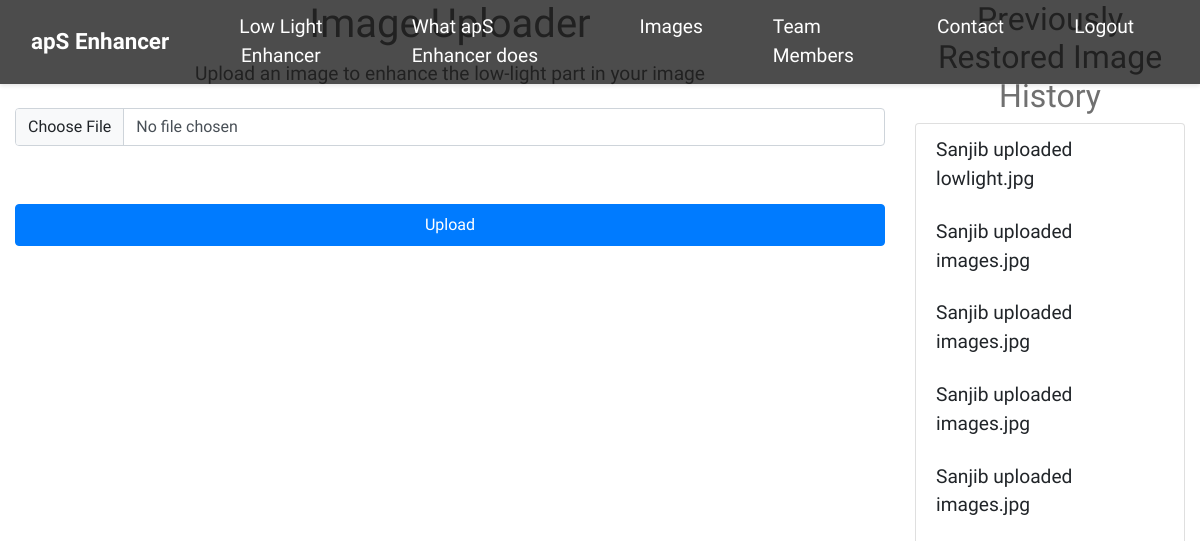
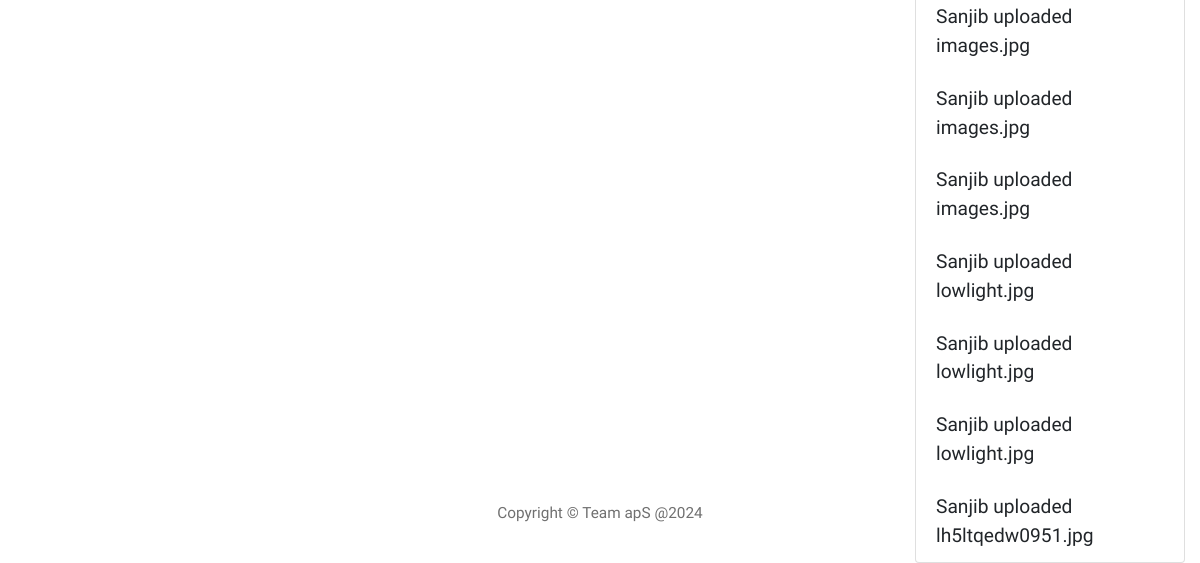
The page /home (signed in) on the database as committed earlier (2 pictures, top to bottom).
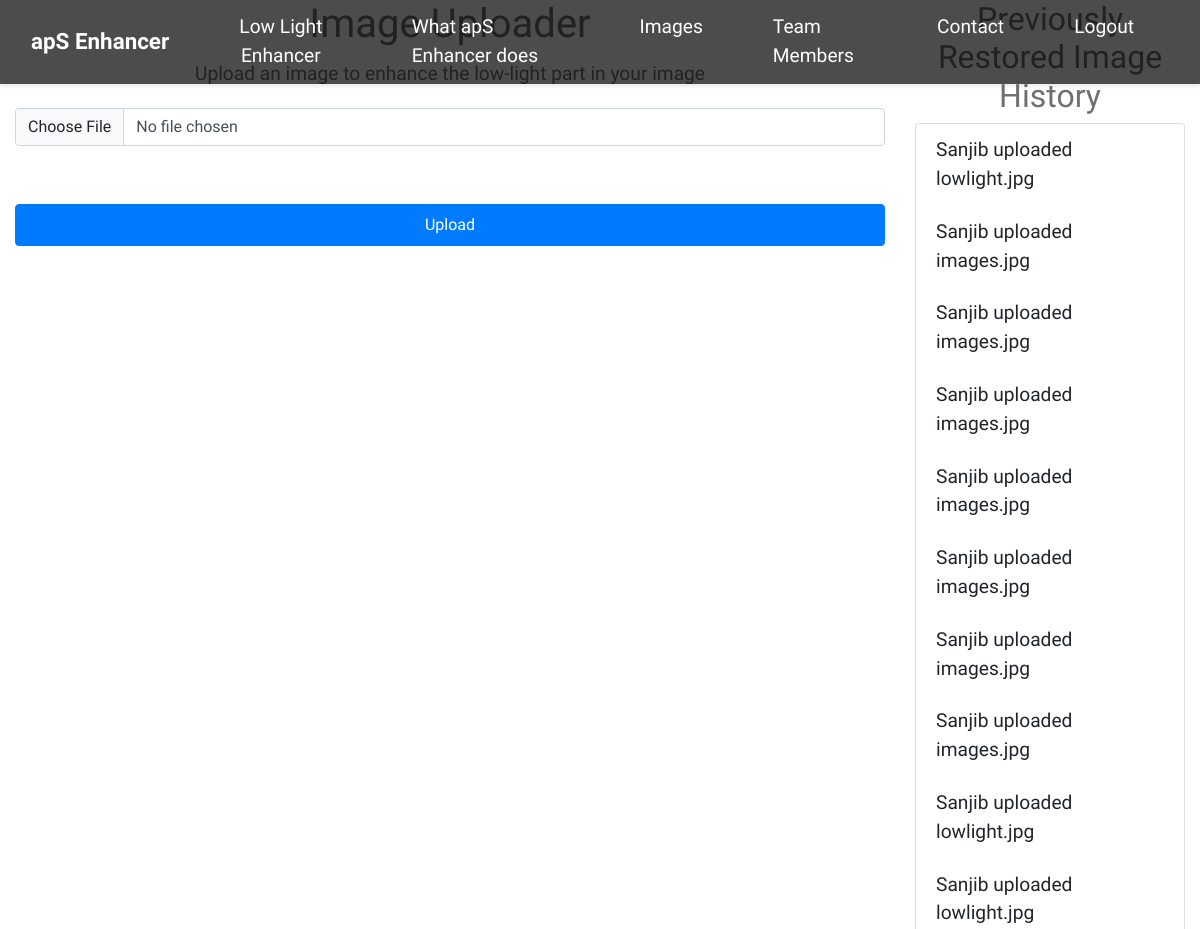
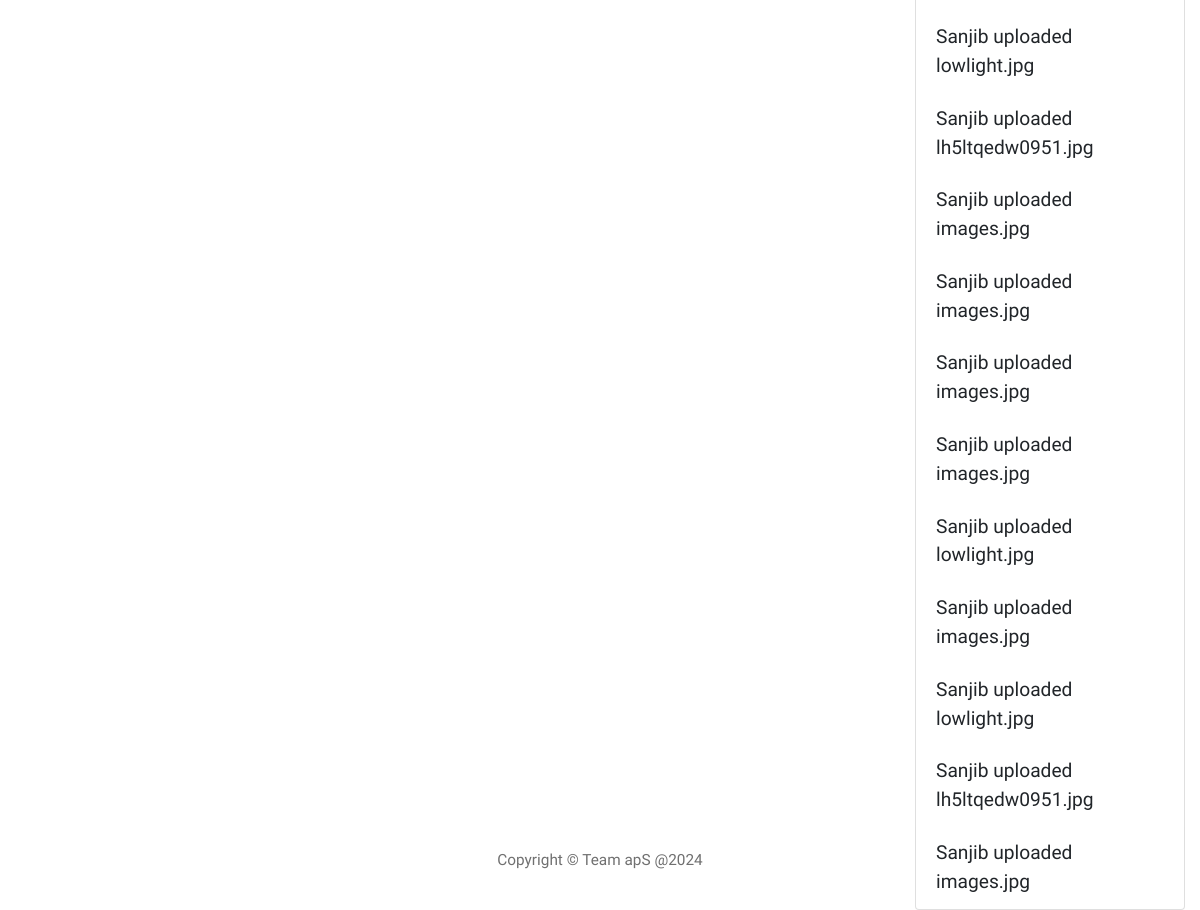
The same page on the database as committed later (2 pictures, top to bottom).
### image_restorer/model.py (models this page shows)
class User(db.Model, UserMixin):
    id = db.Column(db.Integer, primary_key=True)
    email = db.Column(db.String(150), unique=True)
    password = db.Column(db.String(150))
    full_name = db.Column(db.String(200))
    images = db.relationship("Image", backref="user")

class Image(db.Model):
    id = db.Column(db.Integer, primary_key=True)
    name = db.Column(db.String(150))
    uploader = db.Column(db.Integer, db.ForeignKey("user.id"))
    image_path = db.Column(db.String(200))
    restored_image_path = db.Column(db.String(200))
    restoration_date = db.Column(db.DateTime(timezone=True), default=func.now())

### image_restorer/views.py (the view, shortened to what this page needs)
@views.route("/home", methods=["GET", "POST"])
@login_required
def home():
    user_uploaded_images = Image.query.filter_by(uploader=current_user.id).all()
    image_names = [image.name for image in user_uploaded_images]
    return render_template(
        "home.html", current_user=current_user, image_names=image_names
    )

### image_restorer/__init__.py (called while the page is built)
def create_app():
    app.config["SECRET_KEY"] = "xxcc3344"
    app.config["SQLALCHEMY_DATABASE_URI"] = f"sqlite:///{DB_NAME}"
    app.config["UPLOAD_FOLDER"] = "static/uploads/"
    app.config["OUTPUT_FOLDER"] = "static/restored/"
    app.config["ALLOWED_EXTENSIONS"] = set(["png", "jpg", "jpeg"])
    db.init_app(app)
    from .views import views
    from .auth import auth
    from .model import User, Image
    app.register_blueprint(views, url_prefix="/")
    app.register_blueprint(auth, url_prefix="/")
    login_manager = LoginManager()
    login_manager.login_view = "auth.login"
    login_manager.init_app(app)
    @login_manager.user_loader
    def load_user(id):
        return User.query.get(int(id))
    with app.app_context():
        db.create_all()
    return app

### image_restorer/templates/home.html (shortened to what this page needs)
<!DOCTYPE html>
<html lang="en">
  <head>
    <link
      href="https://cdn.jsdelivr.net/npm/bootstrap@5.3.3/dist/css/bootstrap.min.css"
      rel="stylesheet"
    />
    <link
      rel="stylesheet"
      href="{{ url_for('static', filename='fontawesome-5.5/css/all.min.css') }}"
    />
    <link
      rel="stylesheet"
      href="{{ url_for('static', filename='slick/slick.css') }}"
    />
    <link
      rel="stylesheet"
      href="{{ url_for('static', filename='slick/slick-theme.css') }}"
    />
    <link
      rel="stylesheet"
      href="{{ url_for('static', filename='magnific-popup/magnific-popup.css') }}"
    />
    <link
      rel="stylesheet"
      href="{{ url_for('static', filename='css/bootstrap.min.css') }}"
    />
    <link
      rel="stylesheet"
      href="{{ url_for('static', filename='css/tooplate-infinite-loop.css') }}"
    />
    <link
      rel="stylesheet"
      href="{{ url_for('static', filename='css/navigation.css') }}"
    />
  </head>
  <body>
    <section id="navbar" class="tm-navbar">
      <nav class="navbar navbar-expand-md tm-navbar" id="tmNav">
        <div class="container-fluid">
          <div class="tm-next">
            <a href="#infinite" class="navbar-brand">apS Enhancer</a>
          </div>
          <div class="collapse navbar-collapse" id="navbarSupportedContent">
            <ul class="navbar-nav ml-auto">
              <li class="nav-item">
                <form action="/auth" method="POST">
                  <button
                    type="submit"
                    class="nav-link tm-nav-link"
                    style="border: none; background: none; cursor: pointer"
                  >
                    Low Light Enhancer
                  </button>
                </form>
              </li>
              <li class="nav-item">
                <a class="nav-link tm-nav-link" href="#whatwedo"
                  >What apS Enhancer does</a
                >
              </li>
              <li class="nav-item">
                <a class="nav-link tm-nav-link" href="#gallery">Images</a>
              </li>
              <li class="nav-item">
                <a class="nav-link tm-nav-link" href="#testimonials"
                  >Team Members</a
                >
              </li>
              <li class="nav-item">
                <a class="nav-link tm-nav-link" href="#contact">Contact</a>
              </li>
              <li class="nav-item">
                {% if current_user.is_authenticated %}
                <form action="{{ url_for('auth.logout') }}" method="post">
                  <button
                    class="nav-link tm-nav-link"
                    type="submit"
                    style="border: none; background: none; cursor: pointer"
                  >
                    Logout
                  </button>
                </form>
                {% endif %}
              </li>
            </ul>
          </div>
        </div>
      </nav>
    </section>
    <section id="image-upload">
      <div class="container-fluid">
        <div class="row">
          <div class="col-md-9">
            <h1 class="text-center">Image Uploader</h1>
            <p class="text-center">
              Upload an image to enhance the low-light part in your image
            </p>
            <form method="POST" enctype="multipart/form-data">
              <input type="file" class="form-control" id="image" name="image" />
              <br />
              <br />
              <div class="text-center">
                <button
                  type="submit"
                  value="upload"
                  class="btn btn-primary btn-block"
                >
                  Upload
                </button>
              </div>
            </form>
          </div>
          <div class="col-md-3">
            <h2 class="text-center">Previously Restored Image History</h2>
            <ul class="list-group">
              {% for image_name in image_names %}
              <li class="list-group-item">
                {{ current_user.full_name }} uploaded {{ image_name }}
              </li>
              {% endfor %}
            </ul>
          </div>
        </div>
      </div>
    </section>
    <footer class="text-center small tm-footer">
      <p class="mb-0">Copyright &copy; Team apS @2024</p>
    </footer>
  </body>
</html>

### static/css/tooplate-infinite-loop.css (style rules this page uses)
body { font-family: "Raleway", sans-serif; font-size: 1.2em; color: #707070; margin: 0; padding: 0; overflow-x: hidden; }
a { transition: all 0.3s ease; color: #38B; }
.btn { padding: 8px 32px; }
.tm-navbar { position: fixed; width: 100%; z-index: 1000; background-color: transparent; transition: all 0.3s ease; }
.navbar-brand { color: white; font-size: 1.4rem; font-weight: bold; }
.nav-item { list-style: none; }
.tm-nav-link { color: white; }
::placeholder { color: white; opacity: 1; }
.tm-footer { position: absolute; bottom: 35px; left: 0; right: 0; padding: 0 15px; }
p { line-height: 1.9; }
@media (min-width: 768px) { .navbar-expand-md .navbar-nav .nav-link { padding-right: 30px; padding-left: 30px; } }

### static/css/navigation.css (style rules this page uses)
.navbar { background-color: rgba(0, 0, 0, 0.7); }
.navbar-nav .nav-link { color: #ffffff; padding: 5px 5px; margin: 0 5px; }
.navbar { box-shadow: 0 2px 4px rgba(0, 0, 0, 0.1); }

Rows that differ between the two databases and show on the page:
added Image: {{ current_user.full_name }} "Sanjib", name "images.jpg"
added Image: {{ current_user.full_name }} "Sanjib", name "images.jpg"
added Image: {{ current_user.full_name }} "Sanjib", name "images.jpg"
added Image: {{ current_user.full_name }} "Sanjib", name "images.jpg"
added Image: {{ current_user.full_name }} "Sanjib", name "lowlight.jpg"
added Image: {{ current_user.full_name }} "Sanjib", name "images.jpg"
added Image: {{ current_user.full_name }} "Sanjib", name "lowlight.jpg"
added Image: {{ current_user.full_name }} "Sanjib", name "lh5ltqedw0951.jpg"
added Image: {{ current_user.full_name }} "Sanjib", name "images.jpg"
